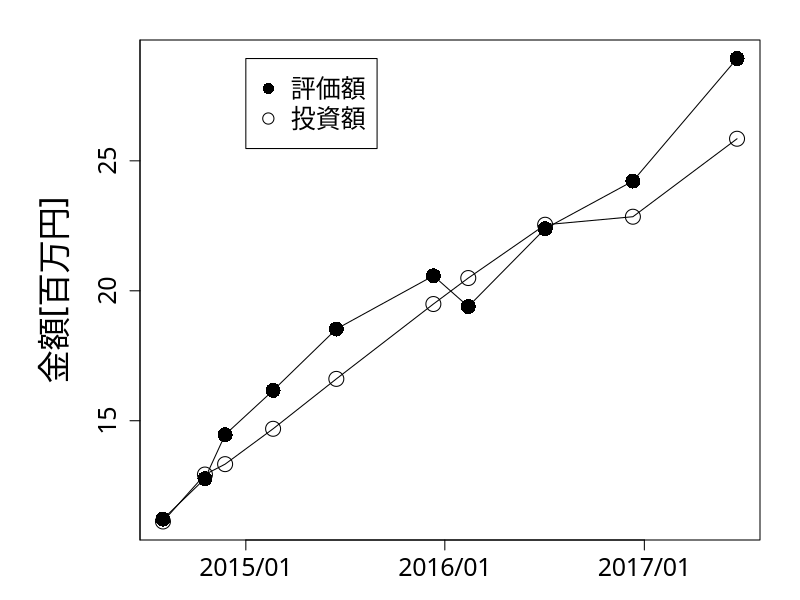

Source code (R):
#!/usr/bin/env Rscript

t <- read.table("./invest_return.tsv", sep="\t", header=FALSE)

x <- as.Date(t$V1, "%m/%d/%Y")
y1 <- as.numeric(gsub(",","", t$V2))/1000000
y2 <- as.numeric(gsub(",","", t$V3))/1000000
png("../images/investment_return/investment_return.png")
y_range <- range(y1, y2)

par(family = "HiraKakuProN-W3")
# mar – A numeric vector of length 4, which sets the margin sizes in the following order: bottom, left, top, and right. The default is c(5.1, 4.1, 4.1, 2.1).

par(mar = c(3, 7, 2, 2))

# mgp – A numeric vector of length 3, which sets the axis label locations relative to the edge of the inner plot window. The first value represents the location the labels (i.e. xlab and ylab in plot), the second the tick-mark labels, and third the tick marks. The default is c(3, 1, 0).

par(mgp = c(3.5, 1, 0))

plot(x, y1, xlab="", ylab="金額[百万円]", type="o", 
     cex.lab=2, cex.axis=1.5, cex.main=1.5, cex=2, ylim=y_range,
     xaxt="n",
     yaxp = c(10, 30, 4),
     pch=1
     )
lines(x, y2, xlab="", type="o", pch=16,
     ylab="金額[百万円]",
     cex.lab=2, cex.axis=1.5, cex.main=1.5, cex=2, ylim=y_range,
     xaxt="n",
# 1,000万円から3,000万円までを3分割で
     yaxp = c(10, 30, 4)
     )
x_years = as.Date(c("2015/1/1", "2016/1/1", "2017/1/1"), "%Y/%m/%d")
axis(1, x_years, format(x_years, "%Y/%m"), cex=2, cex.axis=1.5, cex.main=1.5, cex.lab=2)

legend(x_years[1], y_range[2], c("評価額", "投資額"), cex=1.5, pch=c(16, 1))
